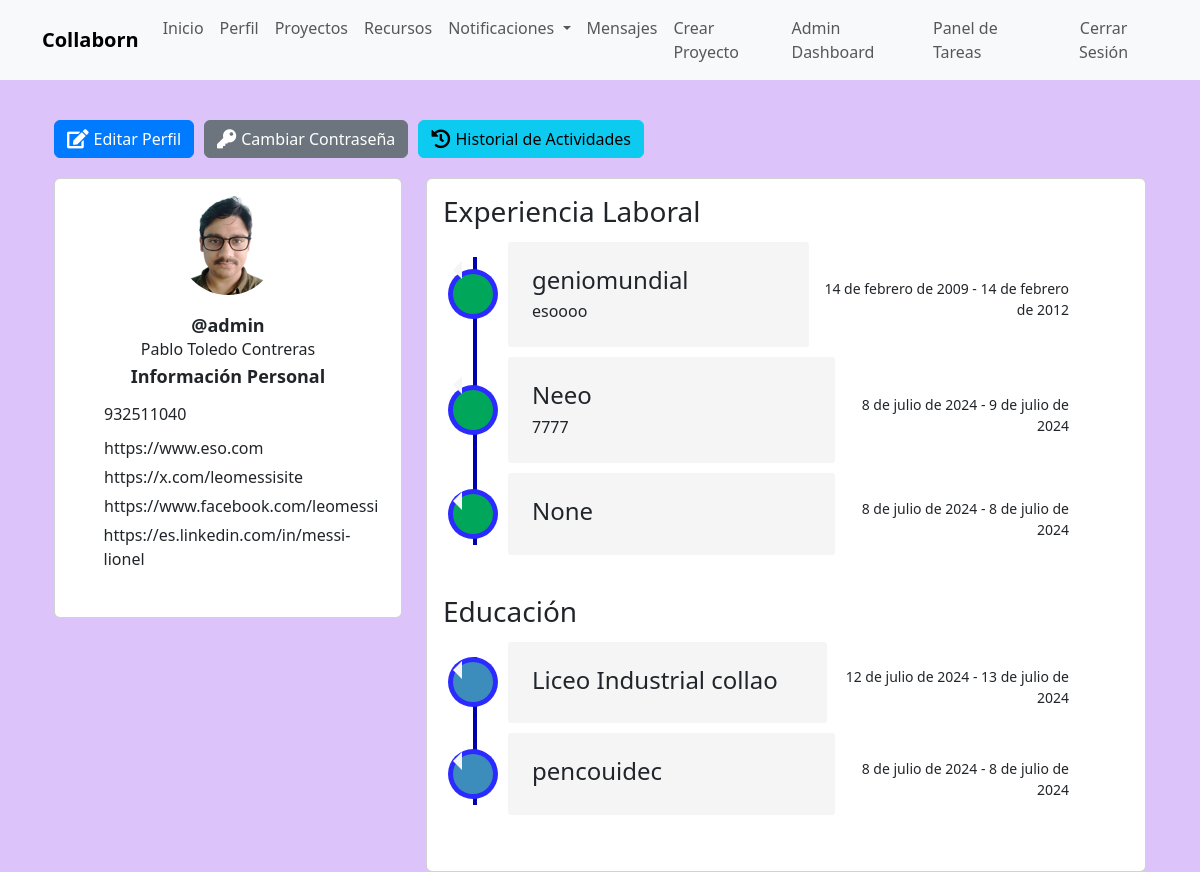
Page /perfil/ (signed in) on the committed database.
### myapp/models.py (models this page shows, shortened)
class Perfil(models.Model):
    user = models.OneToOneField(User, on_delete=models.CASCADE)
    nombre = models.CharField(max_length=30, blank=True, null=True)
    apellido = models.CharField(max_length=30, blank=True, null=True)
    telefono = models.CharField(max_length=15, blank=True, null=True)
    fecha_nacimiento = models.DateField(null=True, blank=True)
    avatar = models.ImageField(upload_to='avatars/', null=True, blank=True)
    website = models.URLField(max_length=200, blank=True, null=True)
    twitter = models.URLField(max_length=200, blank=True, null=True)
    facebook = models.URLField(max_length=200, blank=True, null=True)
    linkedin = models.URLField(max_length=200, blank=True, null=True)

class ExperienciaLaboral(models.Model):
    perfil = models.ForeignKey(Perfil, related_name='experiencias', on_delete=models.CASCADE)
    titulo = models.CharField(max_length=100, blank=True, null=True)
    descripcion = models.TextField(blank=True, null=True)
    fecha_inicio = models.DateField(default=timezone.now)
    fecha_fin = models.DateField(default=timezone.now)

class Educacion(models.Model):
    perfil = models.ForeignKey(Perfil, related_name='educaciones', on_delete=models.CASCADE)
    titulo = models.CharField(max_length=100, blank=True, null=True)
    institucion = models.CharField(max_length=100, blank=True, null=True)
    fecha_inicio = models.DateField(default=timezone.now)
    fecha_fin = models.DateField(default=timezone.now)

### myapp/views.py (the view)
# urls.py: path('perfil/', views.ver_perfil, name='ver_perfil'),
@login_required
def ver_perfil(request):
    perfil = request.user.perfil
    experiencias = perfil.experiencias.all()
    educaciones = perfil.educaciones.all()
    return render(request, 'myapp/ver_perfil.html', {
        'perfil': perfil,
        'experiencias': experiencias,
        'educaciones': educaciones,
    })

### myapp/templates/myapp/ver_perfil.html (shortened to what this page needs)
{% extends 'myapp/base.html' %}
{% load static %}
{% block extra_css %}
<link rel="stylesheet" href="{% static 'css/ver_perfil.css' %}">
<link href="https://cdnjs.cloudflare.com/ajax/libs/font-awesome/5.11.2/css/all.min.css" rel="stylesheet">
<link href="https://cdn.jsdelivr.net/npm/@icon/entypo@1.0.3/entypo.css" rel="stylesheet">
{% endblock %}
{% block content %}
<div class="container bootstrap snippet">
    <div class="row">
        <div class="col-md-12">
            <div class="btn-group-custom">
                <a href="{% url 'editar_perfil' %}" class="btn btn-primary btn-custom">
                    <i class="fa fa-edit"></i> Editar Perfil
                </a>
                <a href="{% url 'cambiar_password' %}" class="btn btn-secondary btn-custom">
                    <i class="fa fa-key"></i> Cambiar Contraseña
                </a>
                <a href="{% url 'historial_actividades' %}" class="btn btn-info btn-custom">
                    <i class="fa fa-history"></i> Historial de Actividades
                </a>
            </div>
        </div>
    </div>
    <div class="row">
        <div class="col-md-4">
            <div class="left-profile-card card">
                <div class="card-body">
                    <div class="user-profile">
                        {% if perfil.avatar %}
                            <img src="{{ perfil.avatar.url }}" class="img-fluid rounded-circle" alt="Avatar">
                        {% else %}
                            <img src="{% static 'images/default-avatar.png' %}" class="img-fluid rounded-circle" alt="Avatar">
                        {% endif %}
                    </div>
                    <h3>@{{ user.username }}</h3>
                    <p>{{ perfil.nombre }} {{ perfil.apellido }}</p>
                    <div class="personal-info">
                        <h3>Información Personal</h3>
                        <ul class="personal-list">
                            <li>{{ perfil.telefono }}</li>
                            <li>{{ perfil.website }}</li>
                            <li>{{ perfil.twitter }}</li>
                            <li>{{ perfil.facebook }}</li>
                            <li>{{ perfil.linkedin }}</li>
                        </ul>
                    </div>
                </div>
            </div>
        </div>
        <div class="col-md-8">
            <div class="right-profile-card card">
                <div class="card-body">
                    <h3>Experiencia Laboral</h3>
                    <div class="timeline-centered">
                        {% for experiencia in experiencias %}
                            <article class="timeline-entry">
                                <div class="timeline-entry-inner">
                                    <div class="timeline-icon bg-success">
                                    </div>
                                    <div class="timeline-label">
                                        <h2>{{ experiencia.titulo }}</h2>
                                        <p>{{ experiencia.descripcion }}</p>
                                    </div>
                                    <time class="timeline-time" datetime="{{ experiencia.fecha_inicio }}">{{ experiencia.fecha_inicio }} - {{ experiencia.fecha_fin }}</time>
                                </div>
                            </article>
                        {% endfor %}
                    </div>
                    <h3>Educación</h3>
                    <div class="timeline-centered">
                        {% for educacion in educaciones %}
                            <article class="timeline-entry">
                                <div class="timeline-entry-inner">
                                    <div class="timeline-icon bg-info">
                                    </div>
                                    <div class="timeline-label">
                                        <h2>{{ educacion.institucion }}</h2>
                                    </div>
                                    <time class="timeline-time" datetime="{{ educacion.fecha_inicio }}">{{ educacion.fecha_inicio }} - {{ educacion.fecha_fin }}</time>
                                </div>
                            </article>
                        {% endfor %}
                    </div>
                </div>
            </div>
        </div>
    </div>
</div>
{% endblock %}

### myapp/static/css/style.css (style rules this page uses)
body { padding-top: 20px; }
.btn-primary { background-color: #007bff; border-color: #007bff; }

### myapp/static/css/ver_perfil.css (style rules this page uses)
body { margin-top: 20px; background: #dcdcdc; }
.left-profile-card .user-profile img { width: 100px; height: 100px; border-radius: 50%; margin: auto; display: block; margin-bottom: 20px; }
.left-profile-card h3 { font-size: 18px; margin-bottom: 0; font-weight: 700; text-align: center; }
.left-profile-card p { margin-bottom: 5px; text-align: center; }
.personal-info { margin-bottom: 30px; }
.personal-info .personal-list { list-style-type: none; margin: 0; padding: 0; }
.personal-list li { margin-bottom: 5px; display: flex; align-items: center; }
.personal-info h3 { margin-bottom: 10px; }
.timeline-centered { position: relative; margin-bottom: 30px; }
.timeline-centered:before { content: ''; position: absolute; display: block; width: 4px; background: #0000ad; top: 20px; bottom: 20px; margin-left: 30px; }
.timeline-centered .timeline-entry { position: relative; margin-top: 5px; margin-left: 30px; margin-bottom: 10px; clear: both; }
.timeline-centered .timeline-entry .timeline-entry-inner { display: flex; align-items: center; margin-left: -20px; position: relative; }
.timeline-centered .timeline-entry .timeline-entry-inner .timeline-time { position: relative; text-align: right; padding: 10px; box-sizing: border-box; font-size: 14px; z-index: 1000; border-radius: 4px; margin-top: 10px; }
.timeline-centered .timeline-entry .timeline-entry-inner .timeline-icon { background: #fff; width: 40px; height: 40px; text-align: center; line-height: 40px; border-radius: 50%; box-shadow: 0 0 0 5px #2b2bff; color: #00d512; border: 1px solid #ff0000; font-size: 16px; margin-right: 15px; flex-shrink: 0; }
.timeline-centered .timeline-entry .timeline-entry-inner .timeline-label { background: #f5f5f6; padding: 1.5em; margin-left: 0; border-radius: 3px; flex-grow: 1; width: 351.44px; }
.timeline-centered .timeline-entry .timeline-entry-inner .timeline-label h2 { margin-top: 0; font-size: 1.5em; margin-bottom: 5px; display: flex; align-items: center; }
.timeline-centered .timeline-entry .timeline-entry-inner .timeline-label p { margin: 0; font-size: 1em; line-height: 1.5em; }
.timeline-centered .timeline-entry .timeline-entry-inner .timeline-label:after { content: ''; display: block; position: absolute; left: 0; top: 19px; width: 0; height: 0; border: 9px solid transparent; border-right-color: #f5f5f6; margin-left: -9px; }
.timeline-centered .timeline-entry .timeline-entry-inner .timeline-icon.bg-success { background: #00a65a !important; border: none; }
.timeline-centered .timeline-entry .timeline-entry-inner .timeline-icon.bg-info { background: #3c8dbc !important; border: none; }
.right-profile-card .card-body { overflow: hidden; }
.timeline-centered { position: relative; margin-bottom: 30px; max-width: 100%; overflow: hidden; }
.timeline-centered .timeline-entry { position: relative; margin-top: 5px; margin-left: 30px; margin-bottom: 10px; clear: both; max-width: calc(100% - 60px); }
.timeline-centered .timeline-entry .timeline-entry-inner { display: flex; align-items: center; margin-left: -20px; position: relative; max-width: 100%; }
.timeline-centered .timeline-entry .timeline-entry-inner .timeline-label { padding: 1.5em; margin-left: 0; border-radius: 3px; flex-grow: 1; max-width: 100%; overflow: hidden; }

### myapp/static/css/register.css (style rules this page uses)
body { background-color: #dcc4fa; }

### myapp/templates/myapp/ver_perfil.html (style rules this page uses)
.btn-group-custom { display: flex; gap: 10px; margin-bottom: 20px; }
.btn-custom { display: flex; align-items: center; gap: 5px; }
.btn-custom i { font-size: 1.2em; }

### myapp/templates/myapp/base.html (style rules this page uses)
body { background-color: #dcc4fa; }

### rows in the picture
Perfil: avatar (picture), nombre "Pablo", apellido "Toledo Contreras", telefono "932511040", website "https://www.eso.com", twitter "https://x.com/leomessisite", facebook "https://www.facebook.com/leomessi", linkedin "https://es.linkedin.com/in/messi-lionel"
ExperienciaLaboral: titulo "geniomundial", descripcion "esoooo", fecha_inicio "14 de febrero de 2009", fecha_fin "14 de febrero de 2012"
ExperienciaLaboral: titulo "Neeo", descripcion "7777", fecha_inicio "8 de julio de 2024", fecha_fin "9 de julio de 2024"
ExperienciaLaboral: titulo "None", fecha_inicio "8 de julio de 2024", fecha_fin "8 de julio de 2024"
Educacion: institucion "Liceo Industrial collao", fecha_inicio "12 de julio de 2024", fecha_fin "13 de julio de 2024"
Educacion: institucion "pencouidec", fecha_inicio "8 de julio de 2024", fecha_fin "8 de julio de 2024"

### other values in the picture
{{ user.username }} "admin"
